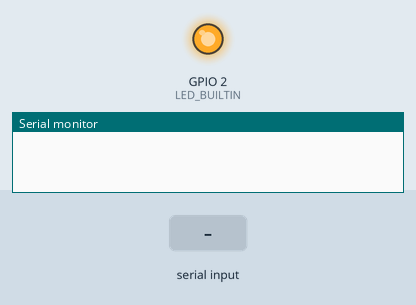
Simulated run of this program. Board: ESP32. Shown: output pins drawn as LEDs (lit = HIGH), the last lines printed to the serial monitor. The inputs (shaded band) are chosen by the test bench.

Above: at 1.05 s.
At 2.2 s:
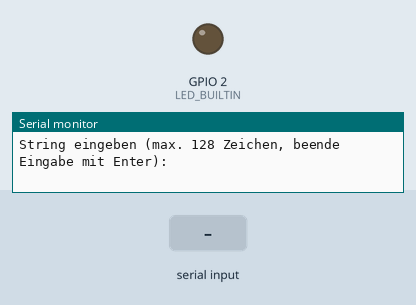
2.3 s: "1\n" received over Serial
At 2.7 s:
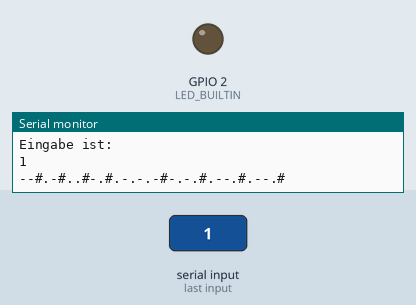
Timing chart, 0 to 5.3 s (numbered marks = the images above; inputs shaded):
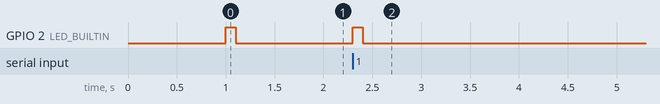

Measured:
- after the input at 2.3 s, GPIO 2 (LED_BUILTIN): LOW → HIGH at once, → LOW 0.10 s later

The program:

main.cpp
```cpp
#include <Arduino.h>
#include <morse_code.h>


void setup() {

  // initialize digital pin LED_BUILTIN as an output.
  pinMode(LED_BUILTIN, OUTPUT);

  {
    Serial.begin(9600); //Sets the data rate in bits per second (baud) for serial data transmission.

    //time without serial input (= empty input buffer) to wait after reading from serial input has started before finish reading
    //
    //(for Serial functions that use this setting)
    //that means: i.e. serial input has started by typing something, then the "timeout" time between typing the keys must not be
    //longer than this if the read method should continue listening for input
    Serial.setTimeout(10000);

    //this is just for the first execution after upload: the first serial output of the script wouldn't be
    //printed without waiting (upload/terminal with VS Code)
    delay(1000);
  }

}


void loop() {

  int off_time_ms = 500;
  int on_time_ms = 100;

  digitalWrite(LED_BUILTIN, HIGH);   // turn the LED on (HIGH is the voltage level)
  delay(on_time_ms);                       // wait for a second
  digitalWrite(LED_BUILTIN, LOW);    // turn the LED off by making the voltage LOW
  delay(off_time_ms);                       // wait for a second


 //string buffer
  int str_max_len = 128;
  uint8_t str[str_max_len] = {};

  Serial.printf("\nString eingeben (max. %d Zeichen, beende Eingabe mit Enter):\n", str_max_len);

  //wait until serial input is starting
  while(Serial.available() == 0){
    ; //wait
  }

  //read until [Enter]
  Serial.readBytesUntil('\n', str, 128);

  //print out input
  Serial.println("Eingabe ist:");
  Serial.printf("%s\n", str);

  //TODO: translate input into morse code...
  std::string tomorse = "main.cpp";
  char* morse_code[10];

  //convert to lower case
  transform(tomorse.begin(), tomorse.end(), tomorse.begin(), ::tolower);


    for (auto it = tomorse.cbegin() ; it != tomorse.cend(); ++it) {
        Serial.printf("%s#", morse_code_map.at(*it).c_str());

    }


}
```

morse_code.h
```cpp
#ifndef MORSE_CODE_
#define MORSE_CODE_

#include <map>


const std::map<char, std::string> morse_code_map{
    {'a', ".-"},
    {'b', "-..."},
    {'c', "-.-."},
    {'d', "-.."},
    {'e', "."},
    {'f', "..-."},
    {'g', "--."},
    {'h', "...."},
    {'i', ".."},
    {'j', ".---"},
    {'k', "-.-"},
    {'l', ".-.."},
    {'m', "--"},
    {'n', "-."},
    {'o', "---"},
    {'p', ".--."},
    {'q', "--.-"},
    {'r', ".-."},
    {'s', "..."},
    {'t', "-"},
    {'u', "..-"},
    {'v', "...-"},
    {'w', ".--"},
    {'x', "-..-"},
    {'y', "-.--"},
    {'z', "--.."},
    {'0', ".----"},
    {'1', "..---"},
    {'2', "...--"},
    {'3', "....-"},
    {'4', "....."},
    {'5', "-...."},
    {'6', "--.."},
    {'7', "---.."},
    {'8', "----."},
    {'9', "-----"},
    {'.', ".-.-.-"},
    {',', "--..--"},
    {'?', "..--.."},
    {'!', "-.-.--"}
};


#endif
```
